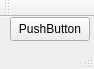
<?xml version="1.0" encoding="UTF-8"?>
<ui version="4.0">
 <class>MainWindow</class>
 <widget class="QMainWindow" name="MainWindow">
  <property name="geometry">
   <rect>
    <x>0</x>
    <y>0</y>
    <width>94</width>
    <height>69</height>
   </rect>
  </property>
  <property name="windowTitle">
   <string>MainWindow</string>
  </property>
  <widget class="QWidget" name="centralWidget">
   <widget class="QPushButton" name="pushButton">
    <property name="geometry">
     <rect>
      <x>10</x>
      <y>0</y>
      <width>80</width>
      <height>24</height>
     </rect>
    </property>
    <property name="text">
     <string>PushButton</string>
    </property>
   </widget>
  </widget>
  <widget class="QMenuBar" name="menuBar">
   <property name="geometry">
    <rect>
     <x>0</x>
     <y>0</y>
     <width>94</width>
     <height>20</height>
    </rect>
   </property>
  </widget>
  <widget class="QToolBar" name="mainToolBar">
   <attribute name="toolBarArea">
    <enum>TopToolBarArea</enum>
   </attribute>
   <attribute name="toolBarBreak">
    <bool>false</bool>
   </attribute>
  </widget>
  <widget class="QStatusBar" name="statusBar"/>
 </widget>
 <layoutdefault spacing="6" margin="11"/>
 <resources/>
 <connections/>
</ui>
